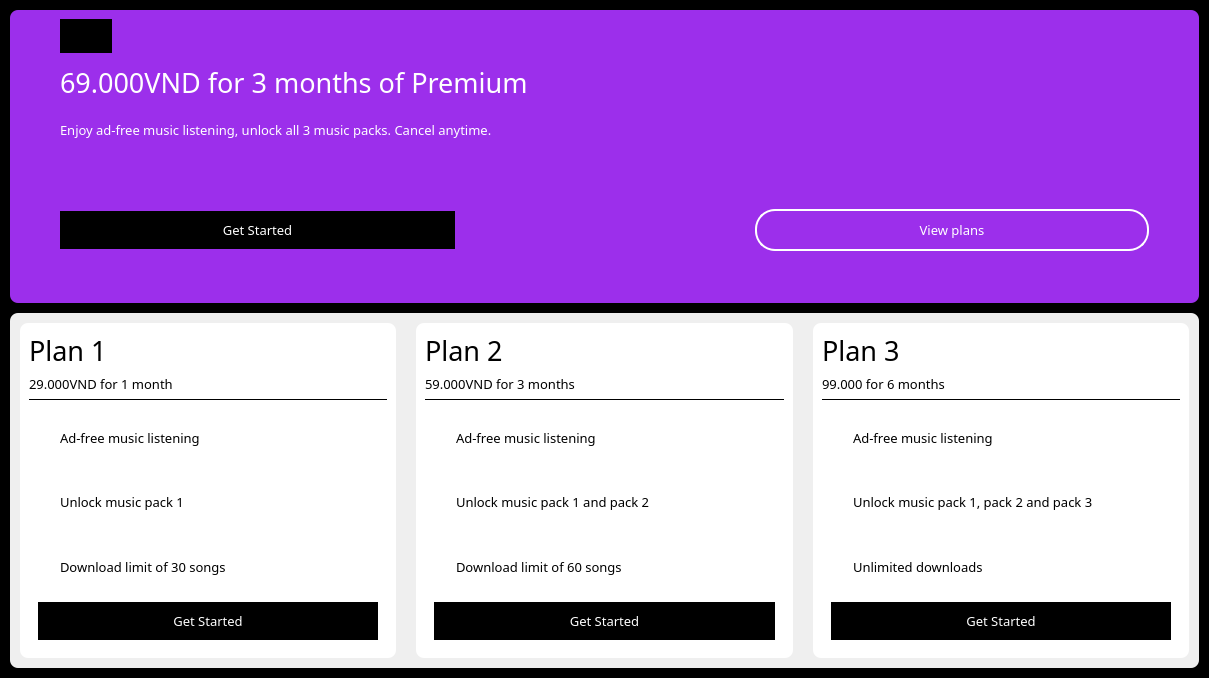
<?xml version="1.0" encoding="UTF-8"?>
<ui version="4.0">
 <class>MainWindow</class>
 <widget class="QMainWindow" name="MainWindow">
  <property name="geometry">
   <rect>
    <x>0</x>
    <y>0</y>
    <width>1209</width>
    <height>678</height>
   </rect>
  </property>
  <property name="windowTitle">
   <string>MainWindow</string>
  </property>
  <widget class="QWidget" name="centralwidget">
   <property name="styleSheet">
    <string notr="true">*{
border:none;
padding: 0px;
margin:0 px;
color:#fff;

}

#register_2, #confirm{
background-color: black
}

#header {
background-color:#9c2feb;
border-radius: 8px
}

#plan {
background-color:#efefef;
border-radius: 8px
}

#plan_1, #plan_2, #plan_3{
background-color: white;
border-radius: 8px;
}

#register_2 QPushButton{
color:white;
background-color:black;
border-radius:20px;
padding:10px;
}

#register_2 #view_plan{
color:white;
background-color:#9c2feb;
border-radius:20px;
padding:10px;
}

#register_2 #back{
color:white;
background-color:black;
border-radius:20px;
padding:10px
}

#plan QLabel{
color:black;
}

#pack_1, #pack_2, #pack_3, #widget_13{
border-top: 1px solid black
}

#view_plan {
background-color:#9c2feb;
color:white;
border:1.5px solid white
}

#premium_plan {
background-color:white;
border-radius:8px;
}

#premium_plan QLabel{
color:black
}

#user_in4 {
background-color:#1f1f1f;
border-radius:8px;
color:white
}

#user_in4 QLabel{
color:white
}

QLineEdit {
background-color:#121212;
border-radius: 20px;
border: 1px solid white;
padding: 10px;
color:white;
}

#user_in4 #finish{
color:white;
background-color:black;
border-radius:20px;
padding:10px;
}

#user_in4 #cancel{
color:white;
background-color:black;
border:1px solid white;
padding:10px;
border-radius:10px
}</string>
   </property>
   <layout class="QVBoxLayout" name="verticalLayout">
    <property name="spacing">
     <number>10</number>
    </property>
    <property name="leftMargin">
     <number>0</number>
    </property>
    <property name="topMargin">
     <number>0</number>
    </property>
    <property name="rightMargin">
     <number>0</number>
    </property>
    <property name="bottomMargin">
     <number>0</number>
    </property>
    <item>
     <widget class="QStackedWidget" name="stackedWidget">
      <property name="currentIndex">
       <number>0</number>
      </property>
      <widget class="QWidget" name="register_2">
       <layout class="QVBoxLayout" name="verticalLayout_2">
        <property name="spacing">
         <number>10</number>
        </property>
        <property name="leftMargin">
         <number>10</number>
        </property>
        <property name="topMargin">
         <number>10</number>
        </property>
        <property name="rightMargin">
         <number>10</number>
        </property>
        <property name="bottomMargin">
         <number>10</number>
        </property>
        <item>
         <widget class="QWidget" name="header" native="true">
          <layout class="QVBoxLayout" name="verticalLayout_9">
           <property name="spacing">
            <number>0</number>
           </property>
           <property name="leftMargin">
            <number>0</number>
           </property>
           <property name="topMargin">
            <number>0</number>
           </property>
           <property name="rightMargin">
            <number>0</number>
           </property>
           <property name="bottomMargin">
            <number>0</number>
           </property>
           <item>
            <widget class="QWidget" name="widget_10" native="true">
             <layout class="QVBoxLayout" name="verticalLayout_10">
              <property name="spacing">
               <number>10</number>
              </property>
              <property name="leftMargin">
               <number>50</number>
              </property>
              <item alignment="Qt::AlignLeft">
               <widget class="QPushButton" name="back">
                <property name="text">
                 <string/>
                </property>
                <property name="icon">
                 <iconset>
                  <normaloff>resources3.qrc/left.png</normaloff>resources3.qrc/left.png</iconset>
                </property>
               </widget>
              </item>
              <item>
               <widget class="QLabel" name="label_23">
                <property name="font">
                 <font>
                  <family>Arial Rounded MT Bold</family>
                  <pointsize>20</pointsize>
                 </font>
                </property>
                <property name="text">
                 <string>69.000VND for 3 months of Premium</string>
                </property>
               </widget>
              </item>
              <item>
               <widget class="QLabel" name="label_24">
                <property name="font">
                 <font>
                  <family>Arial Rounded MT Bold</family>
                  <pointsize>10</pointsize>
                 </font>
                </property>
                <property name="text">
                 <string>Enjoy ad-free music listening, unlock all 3 music packs. Cancel anytime.</string>
                </property>
               </widget>
              </item>
             </layout>
            </widget>
           </item>
           <item>
            <widget class="QWidget" name="widget_11" native="true">
             <layout class="QHBoxLayout" name="horizontalLayout_11">
              <property name="spacing">
               <number>300</number>
              </property>
              <property name="leftMargin">
               <number>50</number>
              </property>
              <property name="topMargin">
               <number>20</number>
              </property>
              <property name="rightMargin">
               <number>50</number>
              </property>
              <property name="bottomMargin">
               <number>20</number>
              </property>
              <item>
               <widget class="QPushButton" name="get_started">
                <property name="font">
                 <font>
                  <family>Arial Rounded MT Bold</family>
                  <pointsize>10</pointsize>
                 </font>
                </property>
                <property name="text">
                 <string>Get Started</string>
                </property>
               </widget>
              </item>
              <item>
               <widget class="QPushButton" name="view_plan">
                <property name="font">
                 <font>
                  <family>Arial Rounded MT Bold</family>
                  <pointsize>10</pointsize>
                 </font>
                </property>
                <property name="text">
                 <string>View plans</string>
                </property>
               </widget>
              </item>
             </layout>
            </widget>
           </item>
          </layout>
         </widget>
        </item>
        <item>
         <widget class="QWidget" name="plan" native="true">
          <layout class="QHBoxLayout" name="horizontalLayout">
           <property name="spacing">
            <number>20</number>
           </property>
           <property name="leftMargin">
            <number>10</number>
           </property>
           <property name="topMargin">
            <number>10</number>
           </property>
           <property name="rightMargin">
            <number>10</number>
           </property>
           <property name="bottomMargin">
            <number>10</number>
           </property>
           <item>
            <widget class="QWidget" name="plan_1" native="true">
             <property name="minimumSize">
              <size>
               <width>0</width>
               <height>300</height>
              </size>
             </property>
             <property name="sizeIncrement">
              <size>
               <width>0</width>
               <height>300</height>
              </size>
             </property>
             <layout class="QVBoxLayout" name="verticalLayout_3">
              <item>
               <widget class="QLabel" name="sliver_pack">
                <property name="font">
                 <font>
                  <family>Arial Rounded MT Bold</family>
                  <pointsize>20</pointsize>
                  <weight>50</weight>
                  <italic>false</italic>
                  <bold>false</bold>
                 </font>
                </property>
                <property name="text">
                 <string>Plan 1</string>
                </property>
               </widget>
              </item>
              <item alignment="Qt::AlignTop">
               <widget class="QLabel" name="label_2">
                <property name="font">
                 <font>
                  <family>Arial Rounded MT Bold</family>
                  <pointsize>10</pointsize>
                 </font>
                </property>
                <property name="text">
                 <string>29.000VND for 1 month</string>
                </property>
               </widget>
              </item>
              <item>
               <widget class="QWidget" name="pack_1" native="true">
                <property name="minimumSize">
                 <size>
                  <width>0</width>
                  <height>250</height>
                 </size>
                </property>
                <layout class="QVBoxLayout" name="verticalLayout_6">
                 <item alignment="Qt::AlignLeft">
                  <widget class="QWidget" name="widget" native="true">
                   <layout class="QHBoxLayout" name="horizontalLayout_2">
                    <item alignment="Qt::AlignHCenter">
                     <widget class="QLabel" name="label_13">
                      <property name="text">
                       <string/>
                      </property>
                      <property name="pixmap">
                       <pixmap>resources3.qrc/check.png</pixmap>
                      </property>
                     </widget>
                    </item>
                    <item>
                     <widget class="QLabel" name="label">
                      <property name="font">
                       <font>
                        <family>Arial Rounded MT Bold</family>
                        <pointsize>10</pointsize>
                       </font>
                      </property>
                      <property name="text">
                       <string>Ad-free music listening</string>
                      </property>
                     </widget>
                    </item>
                   </layout>
                  </widget>
                 </item>
                 <item alignment="Qt::AlignLeft">
                  <widget class="QWidget" name="widget_2" native="true">
                   <layout class="QHBoxLayout" name="horizontalLayout_3">
                    <item alignment="Qt::AlignLeft">
                     <widget class="QLabel" name="label_14">
                      <property name="text">
                       <string/>
                      </property>
                      <property name="pixmap">
                       <pixmap>resources3.qrc/check.png</pixmap>
                      </property>
                     </widget>
                    </item>
                    <item alignment="Qt::AlignLeft|Qt::AlignVCenter">
                     <widget class="QLabel" name="label_3">
                      <property name="font">
                       <font>
                        <family>Arial Rounded MT Bold</family>
                        <pointsize>10</pointsize>
                       </font>
                      </property>
                      <property name="text">
                       <string>Unlock music pack 1</string>
                      </property>
                     </widget>
                    </item>
                   </layout>
                  </widget>
                 </item>
                 <item alignment="Qt::AlignLeft">
                  <widget class="QWidget" name="widget_3" native="true">
                   <layout class="QHBoxLayout" name="horizontalLayout_4">
                    <item>
                     <widget class="QLabel" name="label_15">
                      <property name="text">
                       <string/>
                      </property>
                      <property name="pixmap">
                       <pixmap>resources3.qrc/check.png</pixmap>
                      </property>
                     </widget>
                    </item>
                    <item alignment="Qt::AlignHCenter">
                     <widget class="QLabel" name="label_4">
                      <property name="font">
                       <font>
                        <family>Arial Rounded MT Bold</family>
                        <pointsize>10</pointsize>
                       </font>
                      </property>
                      <property name="text">
                       <string>Download limit of 30 songs</string>
                      </property>
                     </widget>
                    </item>
                   </layout>
                  </widget>
                 </item>
                 <item>
                  <widget class="QPushButton" name="get_started_2">
                   <property name="font">
                    <font>
                     <family>Arial Rounded MT Bold</family>
                     <pointsize>10</pointsize>
                    </font>
                   </property>
                   <property name="text">
                    <string>Get Started</string>
                   </property>
                  </widget>
                 </item>
                </layout>
               </widget>
              </item>
             </layout>
            </widget>
           </item>
           <item>
            <widget class="QWidget" name="plan_2" native="true">
             <property name="minimumSize">
              <size>
               <width>0</width>
               <height>300</height>
              </size>
             </property>
             <layout class="QVBoxLayout" name="verticalLayout_4">
              <item>
               <widget class="QLabel" name="gold_pack">
                <property name="font">
                 <font>
                  <family>Arial Rounded MT Bold</family>
                  <pointsize>20</pointsize>
                 </font>
                </property>
                <property name="text">
                 <string>Plan 2</string>
                </property>
               </widget>
              </item>
              <item alignment="Qt::AlignTop">
               <widget class="QLabel" name="label_5">
                <property name="font">
                 <font>
                  <family>Arial Rounded MT Bold</family>
                  <pointsize>10</pointsize>
                 </font>
                </property>
                <property name="text">
                 <string>59.000VND for 3 months</string>
                </property>
               </widget>
              </item>
              <item>
               <widget class="QWidget" name="pack_2" native="true">
                <property name="minimumSize">
                 <size>
                  <width>0</width>
                  <height>250</height>
                 </size>
                </property>
                <layout class="QVBoxLayout" name="verticalLayout_7">
                 <item alignment="Qt::AlignLeft">
                  <widget class="QWidget" name="widget_4" native="true">
                   <layout class="QHBoxLayout" name="horizontalLayout_5">
                    <item>
                     <widget class="QLabel" name="label_16">
                      <property name="text">
                       <string/>
                      </property>
                      <property name="pixmap">
                       <pixmap>resources3.qrc/check.png</pixmap>
                      </property>
                     </widget>
                    </item>
                    <item alignment="Qt::AlignHCenter">
                     <widget class="QLabel" name="label_6">
                      <property name="font">
                       <font>
                        <family>Arial Rounded MT Bold</family>
                        <pointsize>10</pointsize>
                       </font>
                      </property>
                      <property name="text">
                       <string>Ad-free music listening</string>
                      </property>
                     </widget>
                    </item>
                   </layout>
                  </widget>
                 </item>
                 <item alignment="Qt::AlignLeft">
                  <widget class="QWidget" name="widget_5" native="true">
                   <layout class="QHBoxLayout" name="horizontalLayout_6">
                    <item>
                     <widget class="QLabel" name="label_17">
                      <property name="text">
                       <string/>
                      </property>
                      <property name="pixmap">
                       <pixmap>resources3.qrc/check.png</pixmap>
                      </property>
                     </widget>
                    </item>
                    <item>
                     <widget class="QLabel" name="label_7">
                      <property name="font">
                       <font>
                        <family>Arial Rounded MT Bold</family>
                        <pointsize>10</pointsize>
                       </font>
                      </property>
                      <property name="text">
                       <string>Unlock music pack 1 and pack 2</string>
                      </property>
                     </widget>
                    </item>
                   </layout>
                  </widget>
                 </item>
                 <item alignment="Qt::AlignLeft">
                  <widget class="QWidget" name="widget_6" native="true">
                   <layout class="QHBoxLayout" name="horizontalLayout_7">
                    <item>
                     <widget class="QLabel" name="label_18">
                      <property name="text">
                       <string/>
                      </property>
                      <property name="pixmap">
                       <pixmap>resources3.qrc/check.png</pixmap>
                      </property>
                     </widget>
                    </item>
                    <item>
                     <widget class="QLabel" name="label_10">
                      <property name="font">
                       <font>
                        <family>Arial Rounded MT Bold</family>
                        <pointsize>10</pointsize>
                       </font>
                      </property>
                      <property name="text">
                       <string>Download limit of 60 songs</string>
                      </property>
                     </widget>
                    </item>
                   </layout>
                  </widget>
                 </item>
                 <item>
                  <widget class="QPushButton" name="get_started_3">
                   <property name="font">
                    <font>
                     <family>Arial Rounded MT Bold</family>
                     <pointsize>10</pointsize>
                    </font>
                   </property>
                   <property name="text">
                    <string>Get Started</string>
                   </property>
                  </widget>
                 </item>
                </layout>
               </widget>
              </item>
             </layout>
            </widget>
           </item>
           <item>
            <widget class="QWidget" name="plan_3" native="true">
             <property name="minimumSize">
              <size>
               <width>0</width>
               <height>0</height>
              </size>
             </property>
             <layout class="QVBoxLayout" name="verticalLayout_5">
              <item>
               <widget class="QLabel" name="diamond_pack">
                <property name="font">
                 <font>
                  <family>Arial Rounded MT Bold</family>
                  <pointsize>20</pointsize>
                  <weight>50</weight>
                  <italic>false</italic>
                  <bold>false</bold>
                 </font>
                </property>
                <property name="text">
                 <string>Plan 3</string>
                </property>
               </widget>
              </item>
              <item alignment="Qt::AlignTop">
               <widget class="QLabel" name="label_8">
                <property name="font">
                 <font>
                  <family>Arial Rounded MT Bold</family>
                  <pointsize>10</pointsize>
                 </font>
                </property>
                <property name="text">
                 <string>99.000 for 6 months</string>
                </property>
               </widget>
              </item>
              <item>
               <widget class="QWidget" name="pack_3" native="true">
                <property name="sizePolicy">
                 <sizepolicy hsizetype="Preferred" vsizetype="Preferred">
                  <horstretch>0</horstretch>
                  <verstretch>0</verstretch>
                 </sizepolicy>
                </property>
                <property name="minimumSize">
                 <size>
                  <width>0</width>
                  <height>250</height>
                 </size>
                </property>
                <property name="font">
                 <font>
                  <family>MT Extra</family>
                 </font>
                </property>
                <layout class="QVBoxLayout" name="verticalLayout_8">
                 <item alignment="Qt::AlignLeft">
                  <widget class="QWidget" name="widget_7" native="true">
                   <layout class="QHBoxLayout" name="horizontalLayout_8">
                    <item>
                     <widget class="QLabel" name="label_19">
                      <property name="text">
                       <string/>
                      </property>
                      <property name="pixmap">
                       <pixmap>resources3.qrc/check.png</pixmap>
                      </property>
                     </widget>
                    </item>
                    <item>
                     <widget class="QLabel" name="label_9">
                      <property name="font">
                       <font>
                        <family>Arial Rounded MT Bold</family>
                        <pointsize>10</pointsize>
                       </font>
                      </property>
                      <property name="text">
                       <string>Ad-free music listening</string>
                      </property>
                     </widget>
                    </item>
                   </layout>
                  </widget>
                 </item>
                 <item alignment="Qt::AlignLeft">
                  <widget class="QWidget" name="widget_8" native="true">
                   <layout class="QHBoxLayout" name="horizontalLayout_9">
                    <item>
                     <widget class="QLabel" name="label_20">
                      <property name="text">
                       <string/>
                      </property>
                      <property name="pixmap">
                       <pixmap>resources3.qrc/check.png</pixmap>
                      </property>
                     </widget>
                    </item>
                    <item>
                     <widget class="QLabel" name="label_11">
                      <property name="font">
                       <font>
                        <family>Arial Rounded MT Bold</family>
                        <pointsize>10</pointsize>
                       </font>
                      </property>
                      <property name="text">
                       <string>Unlock music pack 1, pack 2 and pack 3</string>
                      </property>
                     </widget>
                    </item>
                   </layout>
                  </widget>
                 </item>
                 <item alignment="Qt::AlignLeft">
                  <widget class="QWidget" name="widget_9" native="true">
                   <layout class="QHBoxLayout" name="horizontalLayout_10">
                    <item>
                     <widget class="QLabel" name="label_21">
                      <property name="text">
                       <string/>
                      </property>
                      <property name="pixmap">
                       <pixmap>resources3.qrc/check.png</pixmap>
                      </property>
                     </widget>
                    </item>
                    <item>
                     <widget class="QLabel" name="label_12">
                      <property name="font">
                       <font>
                        <family>Arial Rounded MT Bold</family>
                        <pointsize>10</pointsize>
                       </font>
                      </property>
                      <property name="text">
                       <string>Unlimited downloads</string>
                      </property>
                     </widget>
                    </item>
                   </layout>
                  </widget>
                 </item>
                 <item>
                  <widget class="QPushButton" name="get_started_4">
                   <property name="font">
                    <font>
                     <family>Arial Rounded MT Bold</family>
                     <pointsize>10</pointsize>
                    </font>
                   </property>
                   <property name="text">
                    <string>Get Started</string>
                   </property>
                  </widget>
                 </item>
                </layout>
               </widget>
              </item>
             </layout>
            </widget>
           </item>
          </layout>
         </widget>
        </item>
       </layout>
      </widget>
      <widget class="QWidget" name="confirm">
       <layout class="QVBoxLayout" name="verticalLayout_11">
        <item>
         <widget class="QWidget" name="widget_12" native="true">
          <layout class="QHBoxLayout" name="horizontalLayout_12">
           <property name="spacing">
            <number>100</number>
           </property>
           <property name="leftMargin">
            <number>100</number>
           </property>
           <property name="topMargin">
            <number>70</number>
           </property>
           <property name="rightMargin">
            <number>100</number>
           </property>
           <property name="bottomMargin">
            <number>70</number>
           </property>
           <item>
            <widget class="QWidget" name="premium_plan" native="true">
             <layout class="QVBoxLayout" name="verticalLayout_12">
              <item>
               <widget class="QLabel" name="label_32">
                <property name="font">
                 <font>
                  <family>Arial Rounded MT Bold</family>
                  <pointsize>18</pointsize>
                 </font>
                </property>
                <property name="text">
                 <string>Premium plan of your choice:</string>
                </property>
               </widget>
              </item>
              <item>
               <widget class="QLabel" name="plan_4">
                <property name="font">
                 <font>
                  <family>Arial Rounded MT Bold</family>
                  <pointsize>15</pointsize>
                 </font>
                </property>
                <property name="text">
                 <string>Plan 1</string>
                </property>
               </widget>
              </item>
              <item>
               <widget class="QLabel" name="price_duration">
                <property name="font">
                 <font>
                  <family>Arial Rounded MT Bold</family>
                  <pointsize>10</pointsize>
                 </font>
                </property>
                <property name="text">
                 <string>29.000VND for 1 month</string>
                </property>
               </widget>
              </item>
              <item>
               <widget class="QWidget" name="widget_13" native="true">
                <property name="minimumSize">
                 <size>
                  <width>0</width>
                  <height>350</height>
                 </size>
                </property>
                <layout class="QVBoxLayout" name="verticalLayout_13">
                 <property name="spacing">
                  <number>0</number>
                 </property>
                 <property name="leftMargin">
                  <number>0</number>
                 </property>
                 <property name="topMargin">
                  <number>0</number>
                 </property>
                 <property name="rightMargin">
                  <number>0</number>
                 </property>
                 <property name="bottomMargin">
                  <number>0</number>
                 </property>
                 <item alignment="Qt::AlignLeft">
                  <widget class="QWidget" name="widget_14" native="true">
                   <layout class="QHBoxLayout" name="horizontalLayout_13">
                    <property name="spacing">
                     <number>0</number>
                    </property>
                    <property name="leftMargin">
                     <number>0</number>
                    </property>
                    <property name="topMargin">
                     <number>0</number>
                    </property>
                    <property name="rightMargin">
                     <number>0</number>
                    </property>
                    <property name="bottomMargin">
                     <number>0</number>
                    </property>
                    <item>
                     <widget class="QLabel" name="label_28">
                      <property name="text">
                       <string/>
                      </property>
                      <property name="pixmap">
                       <pixmap>resources3.qrc/check.png</pixmap>
                      </property>
                     </widget>
                    </item>
                    <item>
                     <widget class="QLabel" name="label_31">
                      <property name="font">
                       <font>
                        <family>Arial Rounded MT Bold</family>
                        <pointsize>10</pointsize>
                       </font>
                      </property>
                      <property name="text">
                       <string>Ad-free music listening</string>
                      </property>
                     </widget>
                    </item>
                   </layout>
                  </widget>
                 </item>
                 <item alignment="Qt::AlignLeft">
                  <widget class="QWidget" name="widget_15" native="true">
                   <layout class="QHBoxLayout" name="horizontalLayout_14">
                    <property name="spacing">
                     <number>0</number>
                    </property>
                    <property name="leftMargin">
                     <number>0</number>
                    </property>
                    <property name="topMargin">
                     <number>0</number>
                    </property>
                    <property name="rightMargin">
                     <number>0</number>
                    </property>
                    <property name="bottomMargin">
                     <number>0</number>
                    </property>
                    <item>
                     <widget class="QLabel" name="label_26">
                      <property name="text">
                       <string/>
                      </property>
                      <property name="pixmap">
                       <pixmap>resources3.qrc/check.png</pixmap>
                      </property>
                     </widget>
                    </item>
                    <item>
                     <widget class="QLabel" name="label_29">
                      <property name="font">
                       <font>
                        <family>Arial Rounded MT Bold</family>
                        <pointsize>10</pointsize>
                       </font>
                      </property>
                      <property name="text">
                       <string>Unlock music pack 1</string>
                      </property>
                     </widget>
                    </item>
                   </layout>
                  </widget>
                 </item>
                 <item alignment="Qt::AlignLeft">
                  <widget class="QWidget" name="widget_16" native="true">
                   <layout class="QHBoxLayout" name="horizontalLayout_15">
                    <property name="spacing">
                     <number>0</number>
                    </property>
                    <property name="leftMargin">
                     <number>0</number>
                    </property>
                    <property name="topMargin">
                     <number>0</number>
                    </property>
                    <property name="rightMargin">
                     <number>0</number>
                    </property>
                    <property name="bottomMargin">
                     <number>0</number>
                    </property>
                    <item>
                     <widget class="QLabel" name="label_27">
                      <property name="text">
                       <string/>
                      </property>
                      <property name="pixmap">
                       <pixmap>resources3.qrc/check.png</pixmap>
                      </property>
                     </widget>
                    </item>
                    <item>
                     <widget class="QLabel" name="label_30">
                      <property name="font">
                       <font>
                        <family>Arial Rounded MT Bold</family>
                        <pointsize>10</pointsize>
                       </font>
                      </property>
                      <property name="text">
                       <string>Download limit of 30 songs</string>
                      </property>
                     </widget>
                    </item>
                   </layout>
                  </widget>
                 </item>
                </layout>
               </widget>
              </item>
             </layout>
            </widget>
           </item>
           <item>
            <widget class="QWidget" name="user_in4" native="true">
             <layout class="QVBoxLayout" name="verticalLayout_14">
              <item>
               <widget class="QLabel" name="label_33">
                <property name="font">
                 <font>
                  <family>Arial Rounded MT Bold</family>
                  <pointsize>18</pointsize>
                 </font>
                </property>
                <property name="text">
                 <string>Confirm</string>
                </property>
                <property name="alignment">
                 <set>Qt::AlignCenter</set>
                </property>
               </widget>
              </item>
              <item>
               <widget class="QWidget" name="widget_17" native="true">
                <layout class="QHBoxLayout" name="horizontalLayout_16">
                 <property name="spacing">
                  <number>0</number>
                 </property>
                 <item>
                  <widget class="QLabel" name="label_34">
                   <property name="font">
                    <font>
                     <family>Arial Rounded MT Bold</family>
                     <pointsize>10</pointsize>
                    </font>
                   </property>
                   <property name="text">
                    <string>Full name:</string>
                   </property>
                  </widget>
                 </item>
                 <item alignment="Qt::AlignLeft">
                  <widget class="QLineEdit" name="full_name">
                   <property name="minimumSize">
                    <size>
                     <width>200</width>
                     <height>0</height>
                    </size>
                   </property>
                   <property name="placeholderText">
                    <string>Enter your full name</string>
                   </property>
                  </widget>
                 </item>
                </layout>
               </widget>
              </item>
              <item>
               <widget class="QWidget" name="widget_18" native="true">
                <layout class="QHBoxLayout" name="horizontalLayout_17">
                 <property name="spacing">
                  <number>0</number>
                 </property>
                 <item>
                  <widget class="QLabel" name="label_35">
                   <property name="font">
                    <font>
                     <family>Arial Rounded MT Bold</family>
                     <pointsize>10</pointsize>
                    </font>
                   </property>
                   <property name="text">
                    <string>Username:</string>
                   </property>
                  </widget>
                 </item>
                 <item alignment="Qt::AlignLeft">
                  <widget class="QLineEdit" name="username">
                   <property name="minimumSize">
                    <size>
                     <width>200</width>
                     <height>0</height>
                    </size>
                   </property>
                  </widget>
                 </item>
                </layout>
               </widget>
              </item>
              <item>
               <widget class="QWidget" name="widget_19" native="true">
                <layout class="QHBoxLayout" name="horizontalLayout_18">
                 <property name="spacing">
                  <number>0</number>
                 </property>
                 <item>
                  <widget class="QLabel" name="label_36">
                   <property name="font">
                    <font>
                     <family>Arial Rounded MT Bold</family>
                     <pointsize>10</pointsize>
                    </font>
                   </property>
                   <property name="text">
                    <string>Email:</string>
                   </property>
                  </widget>
                 </item>
                 <item alignment="Qt::AlignLeft">
                  <widget class="QLineEdit" name="email">
                   <property name="minimumSize">
                    <size>
                     <width>200</width>
                     <height>0</height>
                    </size>
                   </property>
                  </widget>
                 </item>
                </layout>
               </widget>
              </item>
              <item>
               <widget class="QWidget" name="widget_20" native="true">
                <layout class="QHBoxLayout" name="horizontalLayout_19">
                 <property name="spacing">
                  <number>0</number>
                 </property>
                 <item>
                  <widget class="QLabel" name="label_37">
                   <property name="font">
                    <font>
                     <family>Arial Rounded MT Bold</family>
                     <pointsize>10</pointsize>
                    </font>
                   </property>
                   <property name="text">
                    <string>Password:</string>
                   </property>
                  </widget>
                 </item>
                 <item alignment="Qt::AlignLeft">
                  <widget class="QLineEdit" name="password">
                   <property name="minimumSize">
                    <size>
                     <width>200</width>
                     <height>0</height>
                    </size>
                   </property>
                   <property name="echoMode">
                    <enum>QLineEdit::Password</enum>
                   </property>
                   <property name="placeholderText">
                    <string>Enter your password</string>
                   </property>
                  </widget>
                 </item>
                </layout>
               </widget>
              </item>
              <item>
               <widget class="QWidget" name="widget_22" native="true">
                <layout class="QHBoxLayout" name="horizontalLayout_21">
                 <item>
                  <widget class="QLabel" name="label_39">
                   <property name="font">
                    <font>
                     <family>Arial Rounded MT Bold</family>
                     <pointsize>10</pointsize>
                    </font>
                   </property>
                   <property name="text">
                    <string>Payment method:</string>
                   </property>
                  </widget>
                 </item>
                 <item>
                  <widget class="QRadioButton" name="credit_card">
                   <property name="font">
                    <font>
                     <pointsize>8</pointsize>
                    </font>
                   </property>
                   <property name="text">
                    <string>Credit card</string>
                   </property>
                  </widget>
                 </item>
                 <item>
                  <widget class="QRadioButton" name="momo_wallet">
                   <property name="text">
                    <string>Momo e-wallet</string>
                   </property>
                  </widget>
                 </item>
                </layout>
               </widget>
              </item>
              <item>
               <layout class="QHBoxLayout" name="horizontalLayout_20">
                <property name="spacing">
                 <number>15</number>
                </property>
                <item>
                 <widget class="QPushButton" name="cancel">
                  <property name="font">
                   <font>
                    <family>Arial Rounded MT Bold</family>
                    <pointsize>10</pointsize>
                   </font>
                  </property>
                  <property name="styleSheet">
                   <string notr="true"/>
                  </property>
                  <property name="text">
                   <string>Cancel</string>
                  </property>
                 </widget>
                </item>
                <item>
                 <widget class="QPushButton" name="finish">
                  <property name="font">
                   <font>
                    <family>Arial Rounded MT Bold</family>
                    <pointsize>10</pointsize>
                   </font>
                  </property>
                  <property name="styleSheet">
                   <string notr="true">background-color:white;
color:black;
border-radius:8px</string>
                  </property>
                  <property name="text">
                   <string>Finish</string>
                  </property>
                 </widget>
                </item>
               </layout>
              </item>
             </layout>
            </widget>
           </item>
          </layout>
         </widget>
        </item>
       </layout>
      </widget>
     </widget>
    </item>
   </layout>
  </widget>
 </widget>
 <resources/>
 <connections/>
</ui>
